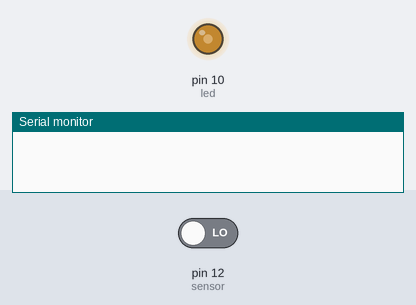
Bench run of a sketch on a simulated Arduino Uno, built with avr-gcc and run on an emulated ATmega328P. Shown: output pins drawn as LEDs (lit = HIGH), the last lines printed to the serial monitor. The inputs (shaded band) are chosen by the test bench; at power-on: pin 12 (sensor) LOW.

Above: at 1.2 s.
1.3 s: pin 12 (sensor) driven HIGH
At 2.5 s:
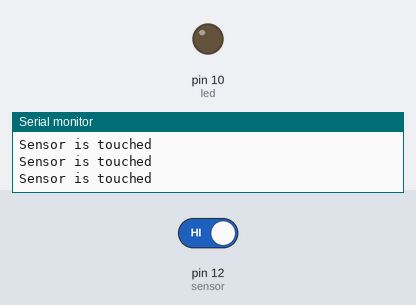
2.8 s: pin 12 (sensor) driven LOW
At 3.8 s:
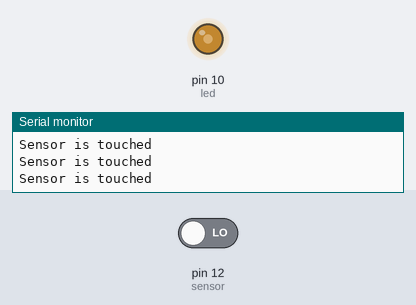
Timing chart, 0 to 5.8 s (numbered marks = the images above; inputs shaded):
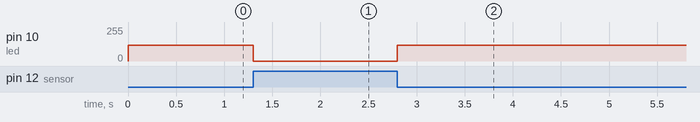

The sketch:

light_code.ino
```cpp
int led_1 = 5;
int led_2 = 6;
int led_3 = 9;
int led_4 = 10;
int sensor_1 = 7;
int sensor_2 = 8;
int sensor_3 = 11;
int sensor_4 = 12;

int led = led_4;
int sensor = sensor_4;


void setup() {
  Serial.begin(9600);
  pinMode(led , OUTPUT);
  pinMode(sensor , INPUT);
}


void loop() {
  analogWrite(led , 120);
  if(digitalRead(sensor) == HIGH){
      Serial.println("Sensor is touched");
      analogWrite( led , 0);
      delay(500);
  }
}
```

Measured:
- after the input at 1.3 s, pin 10 (led): 120/255 → 0/255 at once
- after the input at 2.8 s, pin 10 (led): 0/255 → 120/255 at once
